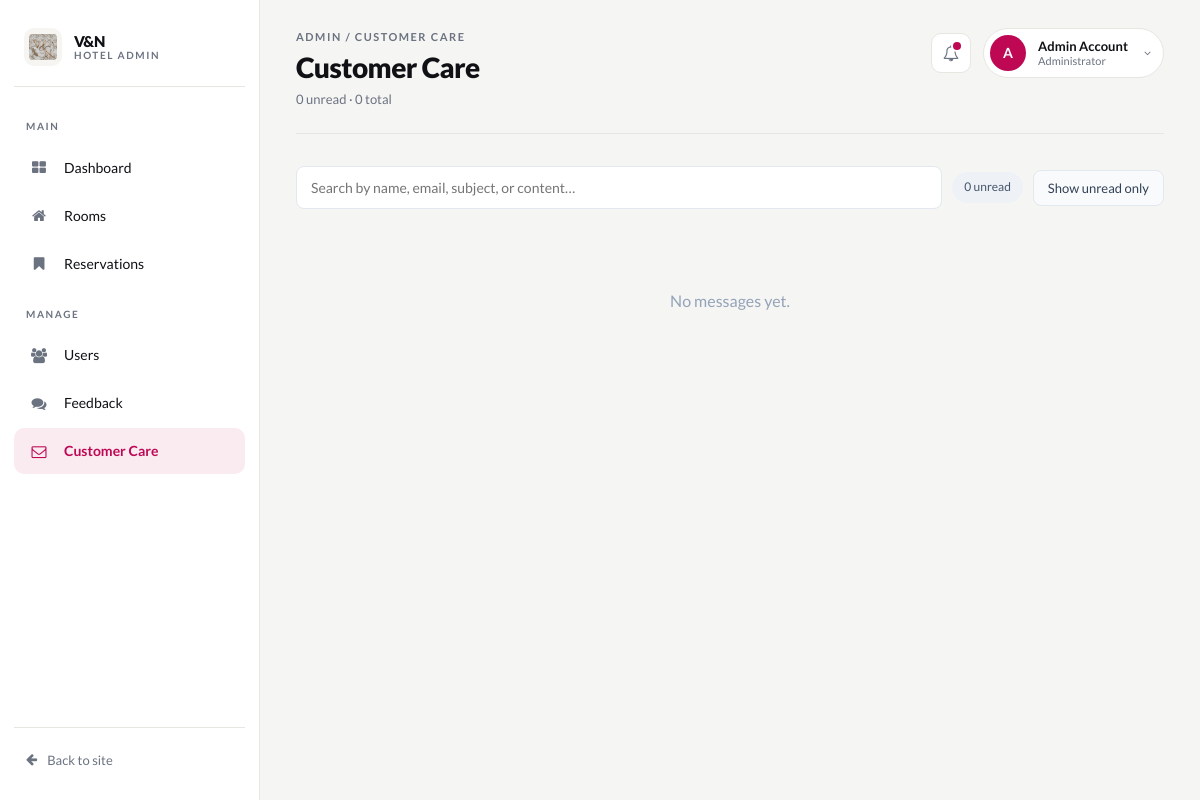
Before: /admin/messages.php (signed in) with the older database file.
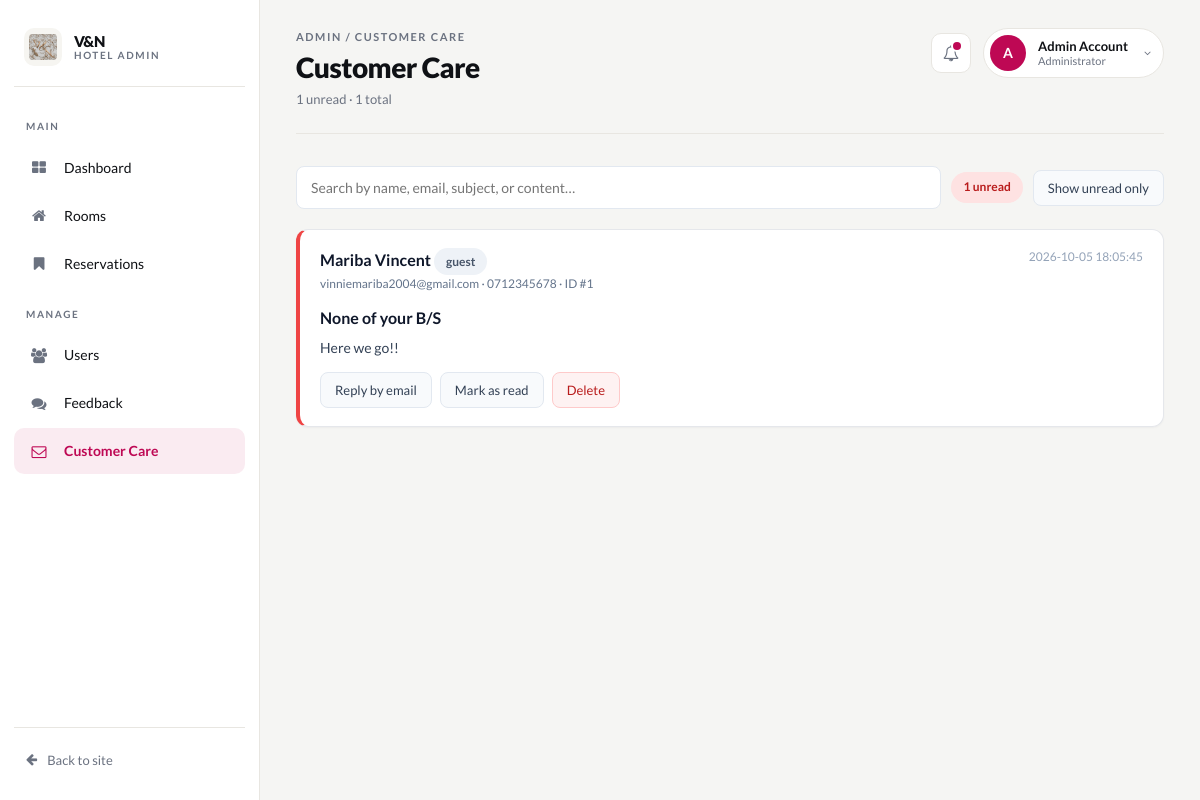
After: the same page with the newer database file.
### tables this page shows
CREATE TABLE `contact_messages` (
  `message_id` int NOT NULL,
  `user_id` int DEFAULT NULL,
  `name` varchar(100) NOT NULL,
  `email` varchar(150) NOT NULL,
  `phone` varchar(30) DEFAULT NULL,
  `subject` varchar(150) NOT NULL,
  `message` text NOT NULL,
  `status` varchar(20) NOT NULL DEFAULT 'unread',
  `created_at` timestamp NOT NULL DEFAULT CURRENT_TIMESTAMP
);

### public/admin/messages.php (the view, shortened to what the changed rows need)
<?php
require_once(__DIR__ . "/../config.php");
try {
    $rows = $pdo->query("
        SELECT m.*,
               u.user_fname, u.user_lname
        FROM contact_messages m
        LEFT JOIN users u ON u.user_id = m.user_id
        ORDER BY m.created_at DESC
    ")->fetchAll(PDO::FETCH_ASSOC);
} catch (Throwable $e) {
    $rows = [];
    $action_msg = "Could not load messages: " . $e->getMessage();
}
$unread = 0;
foreach ($rows as $r) if ($r["status"] === "unread") $unread++;
$admin_page  = "messages";
$admin_title = "Customer Care";
$admin_sub   = $unread . " unread · " . count($rows) . " total";
include(__DIR__ . "/includes/header.php");
?>
<div class="msg-toolbar">
  <input type="search" id="msg-search" placeholder="Search by name, email, subject, or content…" />
  <span class="msg-chip <?= $unread ? 'unread' : '' ?>"><?= $unread ?> unread</span>
  <button type="button" class="msg-btn" id="msg-filter-unread">Show unread only</button>
</div>
<?php if (!$rows): ?>
  <div class="msg-empty">No messages yet.</div>
<?php else: ?>
  <div class="msg-list" id="msg-list">
    <?php foreach ($rows as $r):
      $is_unread = $r["status"] === "unread";
      $hay = strtolower(($r["name"] ?? "") . " " . ($r["email"] ?? "") . " " . ($r["subject"] ?? "") . " " . ($r["message"] ?? ""));
    ?>
    <article class="msg-card <?= $is_unread ? 'unread' : '' ?>"
             data-unread="<?= $is_unread ? '1' : '0' ?>"
             data-search="<?= htmlspecialchars($hay, ENT_QUOTES) ?>">
      <div class="msg-head">
        <div>
          <div class="msg-who"><?= htmlspecialchars($r["name"]) ?>
            <?php if (!$r["user_id"]): ?><span class="msg-chip">guest</span><?php endif; ?>
          </div>
          <div class="msg-meta">
            <?= htmlspecialchars($r["email"]) ?>
            <?= $r["phone"] ? " · " . htmlspecialchars($r["phone"]) : "" ?>
            · ID #<?= (int)$r["message_id"] ?>
          </div>
        </div>
        <div class="msg-date"><?= htmlspecialchars($r["created_at"]) ?></div>
      </div>
      <div class="msg-subject"><?= htmlspecialchars($r["subject"]) ?></div>
      <div class="msg-body"><?= htmlspecialchars($r["message"]) ?></div>
      <div class="msg-actions">
        <a class="msg-btn" href="mailto:<?= htmlspecialchars($r['email']) ?>?subject=Re: <?= rawurlencode($r['subject']) ?>">
          Reply by email
        </a>
        <form method="post">
          <?php if ($is_unread): ?>
            <button type="submit" class="msg-btn">Mark as read</button>
          <?php else: ?>
            <input type="hidden" name="action" value="mark_unread">
            <button type="submit" class="msg-btn">Mark as unread</button>
          <?php endif; ?>
        </form>
        <form method="post" onsubmit="return confirm('Delete this message permanently?');">
          <button type="submit" class="msg-btn danger">Delete</button>
        </form>
      </div>
    </article>
    <?php endforeach; ?>
  </div>
<?php endif; ?>
<?php include(__DIR__ . "/includes/footer.php"); ?>

### public/admin/includes/header.php (shortened to what the changed rows need)
<?php
$admin_page  = $admin_page  ?? "dashboard";
$admin_title = $admin_title ?? "Admin";
$admin_sub   = $admin_sub   ?? "";
$nav_items = [
    ["key" => "dashboard",    "href" => "index.php",       "icon" => "fa-th-large", "label" => "Dashboard",    "group" => "Main"],
    ["key" => "rooms",        "href" => "rooms.php",       "icon" => "fa-home",     "label" => "Rooms",        "group" => "Main"],
    ["key" => "reservations", "href" => "reservation.php", "icon" => "fa-bookmark", "label" => "Reservations", "group" => "Main"],
    ["key" => "users",        "href" => "users.php",       "icon" => "fa-users",    "label" => "Users",        "group" => "Manage"],
    ["key" => "feedback",     "href" => "feedback.php",    "icon" => "fa-comments", "label" => "Feedback",     "group" => "Manage"],
    ["key" => "messages", "href" => "messages.php", "icon" => "fa-envelope-o", "label" => "Customer Care", "group" => "Manage"],
    ];
?>
<!DOCTYPE html>
<html lang="en">
<head>
  <link rel="stylesheet" href="https://cdn.jsdelivr.net/npm/bootstrap@4.5.3/dist/css/bootstrap.min.css"
 />
  <link rel="stylesheet" href="https://ajax.googleapis.com/ajax/libs/jqueryui/1.12.1/themes/smoothness/jquery-ui.css" />
  <link rel="stylesheet" href="https://stackpath.bootstrapcdn.com/font-awesome/4.7.0/css/font-awesome.min.css" />
  <link rel="stylesheet" href="<?= SROOT ?>/css/main.css" />
</head>
<body id="admin-dashboard">
  <div id="admin-shell">
    <aside class="admin-sidebar">
      <nav class="admin-nav">
        <?php
          $current_group = null;
          foreach ($nav_items as $item):
            if ($current_group !== $item["group"]):
              if ($current_group !== null) echo '</div>';
              $current_group = $item["group"];
        ?>
          <span class="admin-nav-group"><?= htmlspecialchars($current_group) ?></span>
          <div class="admin-nav-list">
        <?php endif; ?>
            <a href="<?= $item["href"] ?>" class="<?= $admin_page === $item["key"] ? "active" : "" ?>">
              <span class="admin-nav-icon">
                <i class="fa <?= $item["icon"] ?>"></i>
              </span>
              <span class="admin-nav-label"><?= htmlspecialchars($item["label"]) ?></span>
            </a>
        <?php endforeach; ?>
          </div>
      </nav>
    </aside>
    <main id="admin-main">
      <header class="admin-topbar">
        <div class="admin-topbar-left">
          <span class="admin-crumb">Admin / <?= htmlspecialchars($admin_title) ?></span>
          <h1><?= htmlspecialchars($admin_title) ?></h1>
          <?php if ($admin_sub): ?>
            <p><?= htmlspecialchars($admin_sub) ?></p>
          <?php endif; ?>
        </div>
        <div class="admin-topbar-right">
        </div>
      </header>

Changed rows visible on the page:
added contact_messages: name "Mariba Vincent", shows "guest", email "vinniemariba2004@gmail.com", phone "0712345678", message_id "1", created_at "2026-10-05 18:05:45", subject "None of your B/S", message "Here we go!!", status "Mark as read"
Other visible differences:
$admin_sub: "0 unread · 0 total" → "1 unread · 1 total"
$unread: "0" → "1"
text no longer shown: "No messages yet."
